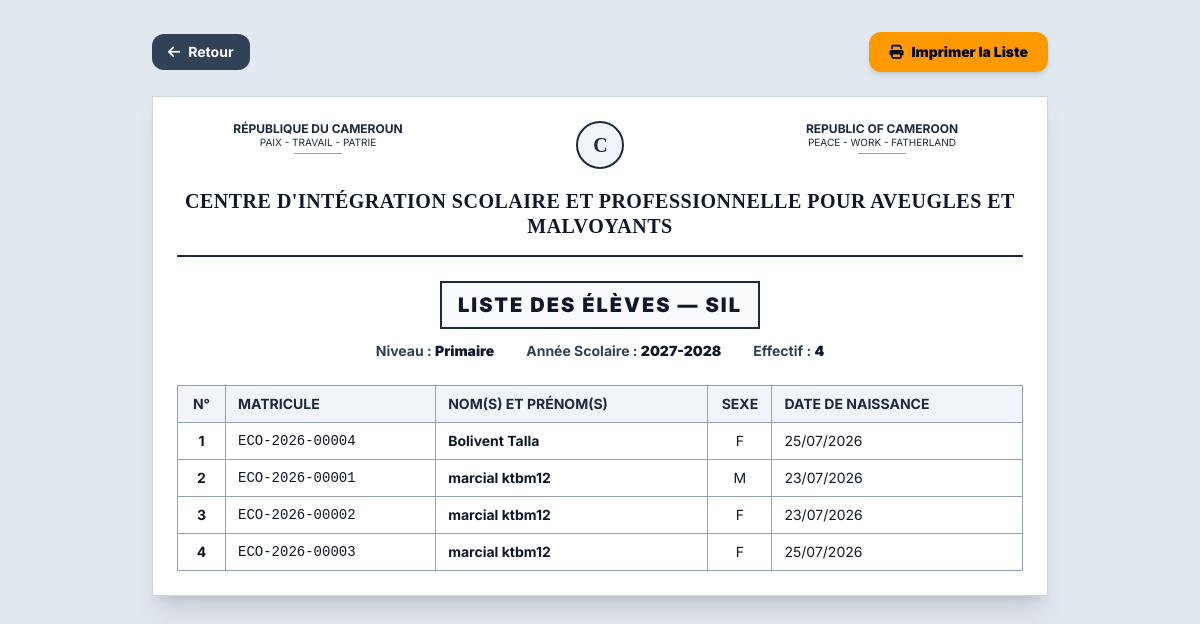
The app's page /classes/etudiants/imprimer/?classe=08fdb174-9fe3-4bf3-906c-f2d7a5fe3fae (signed in) with its own data.
### cispam/users/models.py (models this page shows, shortened)
class AutoSlugMixin:
    slug_source_field = 'name'

class OngBaseModel(models.Model):
    id = models.UUIDField(
        default=uuid.uuid4,
        primary_key=True,
        editable=False,
        unique=True,
        help_text=_("Identifiant UUID unique."),
    )
    created = models.DateTimeField(
        auto_now_add=True,
        db_index=True,
        help_text=_("Date de création."),
    )
    modified = models.DateTimeField(
        auto_now=True,
        help_text=_("Date de dernière modification."),
    )
    is_active = models.BooleanField(
        default=True,
        help_text=_("Indique si l'objet est actif."),
    )
    is_deleted = models.BooleanField(
        default=False,
        db_index=True,
        help_text=_("Suppression logique (soft delete)."),
    )
    metadata = models.JSONField(
        default=dict,
        blank=True,
        help_text=_("Métadonnées additionnelles au format JSON."),
    )
    objects = OngManager()
    all_objects = models.Manager()
    class Meta:
        abstract = True
        ordering = ['-created']

class Classe(AutoSlugMixin, OngBaseModel):
    slug_source_field = 'nom'
    nom = models.CharField(
        max_length=50,
        help_text=_("Nom de la classe, ex: Petite Section, CP, CM2."),
    )
    niveau = models.ForeignKey(
        Niveau,
        on_delete=models.PROTECT,
        related_name='classes',
        help_text=_("Niveau scolaire de la classe."),
    )
    capacite_max = models.PositiveSmallIntegerField(
        default=30,
        help_text=_("Capacité maximale d'élèves dans cette classe."),
    )
    description = models.TextField(
        blank=True,
        help_text=_("Description ou informations complémentaires."),
    )
    slug = models.SlugField(
        max_length=255,
        unique=True,
        blank=True,
        help_text=_("Slug unique de la classe."),
    )
    class Meta:
        verbose_name = _("Classe")
        verbose_name_plural = _("Classes")
        ordering = ['niveau__ordre', 'nom']
        unique_together = ['nom', 'niveau']

class Niveau(AutoSlugMixin, OngBaseModel):
    slug_source_field = 'nom'
    nom = models.CharField(
        max_length=50,
        choices=NiveauScolaireEnum.choices,
        unique=True,
        help_text=_("Nom du niveau scolaire."),
    )
    ordre = models.PositiveSmallIntegerField(
        default=0,
        help_text=_("Ordre d'affichage (1 = Maternelle, 2 = Primaire)."),
    )
    description = models.TextField(
        blank=True,
        help_text=_("Description du niveau."),
    )
    slug = models.SlugField(
        max_length=255,
        unique=True,
        blank=True,
        help_text=_("Slug unique du niveau."),
    )
    class Meta:
        verbose_name = _("Niveau")
        verbose_name_plural = _("Niveaux")
        ordering = ['ordre', 'nom']

class AnneeScolaire(AutoSlugMixin, OngBaseModel):
    slug_source_field = 'libelle'
    libelle = models.CharField(
        max_length=20,
        unique=True,
        help_text=_("Libellé de l'année scolaire, ex: 2025-2026"),
    )
    date_debut = models.DateField(
        help_text=_("Date de début de l'année scolaire."),
    )
    date_fin = models.DateField(
        help_text=_("Date de fin de l'année scolaire."),
    )
    est_active = models.BooleanField(
        default=False,
        db_index=True,
        help_text=_("Indique si c'est l'année scolaire en cours. Une seule active à la fois."),
    )
    slug = models.SlugField(
        max_length=255,
        unique=True,
        blank=True,
        help_text=_("Slug unique de l'année scolaire."),
    )
    class Meta:
        verbose_name = _("Année scolaire")
        verbose_name_plural = _("Années scolaires")
        ordering = ['-date_debut']

class Inscription(AutoSlugMixin, OngBaseModel):
    slug_source_field = 'reference'
    eleve = models.ForeignKey(
        Eleve,
        on_delete=models.PROTECT,
        related_name='inscriptions',
        help_text=_("Élève inscrit."),
    )
    classe = models.ForeignKey(
        Classe,
        on_delete=models.PROTECT,
        related_name='inscriptions',
        help_text=_("Classe d'inscription."),
    )
    annee_scolaire = models.ForeignKey(
        AnneeScolaire,
        on_delete=models.PROTECT,
        related_name='inscriptions',
        help_text=_("Année scolaire de l'inscription."),
    )
    date_inscription = models.DateField(
        auto_now_add=True,
        help_text=_("Date de l'inscription."),
    )
    type_inscription = models.CharField(
        max_length=20,
        choices=TypeInscriptionEnum.choices,
        default=TypeInscriptionEnum.NOUVELLE,
        help_text=_("Type d'inscription."),
    )
    statut = models.CharField(
        max_length=20,
        choices=StatutInscriptionEnum.choices,
        default=StatutInscriptionEnum.EN_COURS,
        help_text=_("Statut actuel de l'inscription."),
    )
    frais_total = models.DecimalField(
        max_digits=12,
        decimal_places=2,
        default=0,
        help_text=_("Montant total des frais de scolarité fixé à l'inscription."),
    )
    remarques = models.TextField(
        blank=True,
        help_text=_("Remarques ou notes sur l'inscription."),
    )
    reference = models.CharField(
        max_length=30,
        unique=True,
        db_index=True,
        blank=True,
        help_text=_("Référence unique de l'inscription, ex: INS-2025-00001."),
    )
    slug = models.SlugField(
        max_length=255,
        unique=True,
        blank=True,
        help_text=_("Slug unique de l'inscription."),
    )
    class Meta:
        verbose_name = _("Inscription")
        verbose_name_plural = _("Inscriptions")
        ordering = ['-date_inscription']
        unique_together = ['eleve', 'annee_scolaire']

class Eleve(AutoSlugMixin, OngBaseModel):
    slug_source_field = 'nom_complet'
    matricule = models.CharField(
        max_length=20,
        unique=True,
        db_index=True,
        help_text=_("Matricule unique de l'élève, ex: ECO-2025-00042."),
    )
    nom = models.CharField(
        max_length=100,
        help_text=_("Nom de famille de l'élève."),
    )
    prenom = models.CharField(
        max_length=100,
        help_text=_("Prénom(s) de l'élève."),
    )
    date_naissance = models.DateField(
        help_text=_("Date de naissance de l'élève."),
    )
    sexe = models.CharField(
        max_length=1,
        choices=SexeEnum.choices,
        help_text=_("Sexe de l'élève."),
    )
    lieu_naissance = models.CharField(
        max_length=100,
        blank=True,
        help_text=_("Lieu de naissance."),
    )
    nationalite = models.CharField(
        max_length=50,
        default="Ivoirienne",
        blank=True,
        help_text=_("Nationalité de l'élève."),
    )
    photo = models.ImageField(
        upload_to=eleve_photo_path,
        blank=True,
        null=True,
        help_text=_("Photo d'identité de l'élève."),
    )
    adresse = models.TextField(
        blank=True,
        help_text=_("Adresse de résidence de l'élève."),
    )
    date_premiere_inscription = models.DateField(
        auto_now_add=True,
        help_text=_("Date de la première inscription dans l'établissement."),
    )
    slug = models.SlugField(
        max_length=255,
        unique=True,
        blank=True,
        help_text=_("Slug unique de l'élève."),
    )
    class Meta:
        verbose_name = _("Élève")
        verbose_name_plural = _("Élèves")
        ordering = ['nom', 'prenom']
    @property
    def nom_complet(self):
        return f"{self.prenom} {self.nom}"

### cispam/users/views.py (the view)
class EtudiantsParClassePrintView(LoginRequiredMixin, TemplateView):
    template_name = "classes/print_etudiants.html"
    def get_context_data(self, **kwargs):
        context = super().get_context_data(**kwargs)
        from cispam.users.models import AnneeScolaire, Classe, Inscription, StatutInscriptionEnum
        from django.db.models import Prefetch
        try:
            annee_active = AnneeScolaire.objects.get(est_active=True)
        except AnneeScolaire.DoesNotExist:
            annee_active = None
        classe_id = self.request.GET.get('classe')
        if classe_id:
            classes = Classe.objects.filter(pk=classe_id, is_deleted=False).order_by('niveau__ordre', 'nom')
        else:
            classes = Classe.objects.filter(is_deleted=False).order_by('niveau__ordre', 'nom')
        if annee_active:
            inscriptions_prefetch = Prefetch(
                'inscriptions',
                queryset=Inscription.objects.filter(
                    annee_scolaire=annee_active,
                    is_deleted=False,
                    statut=StatutInscriptionEnum.EN_COURS
                ).select_related('eleve').order_by('eleve__nom', 'eleve__prenom'),
                to_attr='inscriptions_actives'
            )
            classes = classes.prefetch_related(inscriptions_prefetch)
        context['classes'] = classes
        context['annee_active'] = annee_active
        return context

### cispam/users/context_processors.py (called while the page is built)
def allauth_settings(request):
    return {
        "ACCOUNT_ALLOW_REGISTRATION": settings.ACCOUNT_ALLOW_REGISTRATION,
    }

### cispam/users/models.py (called while the page is built)
    def get_queryset(self):
        return super().get_queryset().filter(is_deleted=False)

### cispam/templates/classes/print_etudiants.html (shortened to what this page needs)
{% extends "base.html" %}
{% load static i18n %}
{% block body %}
<div class="min-h-screen bg-slate-200 py-8 px-4 font-sans antialiased text-slate-900">
  <div class="max-w-4xl mx-auto mb-6 flex items-center justify-between no-print">
    <a href="javascript:history.back()" class="px-4 py-2 bg-slate-700 hover:bg-slate-800 text-white rounded-xl text-sm font-bold transition flex items-center gap-2">
      <i class="fas fa-arrow-left"></i>
      <span>Retour</span>
    </a>
    <div class="flex items-center gap-3">
      <button onclick="window.print()"
        class="px-5 py-2.5 bg-amber-500 hover:bg-amber-600 text-slate-950 rounded-xl text-sm font-black transition shadow-md flex items-center gap-2 cursor-pointer">
        <i class="fas fa-print"></i>
        <span>Imprimer la Liste</span>
      </button>
    </div>
  </div>
  <div class="max-w-4xl mx-auto space-y-8">
    {% for classe in classes %}
      <div class="bg-white shadow-xl border border-slate-300 p-6 md:p-8 {% if not forloop.last %}page-break{% endif %}">
        <div class="border-b-2 border-slate-800 pb-4 mb-6">
          <div class="flex justify-between items-start text-xs font-bold text-slate-800 uppercase text-center leading-tight">
            <div class="w-1/3">
              <p>RÉPUBLIQUE DU CAMEROUN</p>
              <p class="font-normal text-[10px]">Paix - Travail - Patrie</p>
              <div class="mt-1 border-b border-slate-400 w-12 mx-auto"></div>
            </div>
            <div class="w-1/3 flex flex-col items-center">
              <div class="w-12 h-12 bg-slate-100 border-2 border-slate-800 rounded-full flex items-center justify-center mb-1">
                <span class="text-xl font-serif font-black tracking-tighter">C</span>
              </div>
            </div>
            <div class="w-1/3">
              <p>REPUBLIC OF CAMEROON</p>
              <p class="font-normal text-[10px]">Peace - Work - Fatherland</p>
              <div class="mt-1 border-b border-slate-400 w-12 mx-auto"></div>
            </div>
          </div>
          <div class="text-center mt-4">
            <h1 class="text-lg md:text-xl font-black font-serif uppercase tracking-wide text-slate-900 leading-tight">
              Centre d'Intégration Scolaire et Professionnelle pour Aveugles et Malvoyants
            </h1>
          </div>
        </div>
        <div class="text-center mb-6">
          <h2 class="text-xl font-black uppercase tracking-widest border-2 border-slate-800 px-4 py-2 bg-slate-50 inline-block">
            Liste des Élèves — {{ classe.nom }}
          </h2>
          <div class="flex justify-center gap-8 mt-3 text-sm font-bold text-slate-700">
            <span>Niveau : <span class="font-black text-slate-900">{{ classe.niveau.get_nom_display }}</span></span>
            <span>Année Scolaire : <span class="font-black text-slate-900">{{ annee_active.libelle|default:"Non définie" }}</span></span>
            <span>Effectif : <span class="font-black text-slate-900">{{ classe.inscriptions_actives|length }}</span></span>
          </div>
        </div>
        {% if classe.inscriptions_actives %}
        <table class="w-full text-left text-xs md:text-sm border-collapse border border-slate-400">
          <thead class="bg-slate-100 font-bold text-slate-800 uppercase">
            <tr>
              <th class="py-2 px-3 border border-slate-400 w-12 text-center">N°</th>
              <th class="py-2 px-3 border border-slate-400">Matricule</th>
              <th class="py-2 px-3 border border-slate-400">Nom(s) et Prénom(s)</th>
              <th class="py-2 px-3 border border-slate-400 w-16 text-center">Sexe</th>
              <th class="py-2 px-3 border border-slate-400">Date de Naissance</th>
            </tr>
          </thead>
          <tbody class="divide-y divide-slate-300">
            {% for inscription in classe.inscriptions_actives %}
            <tr>
              <td class="py-2 px-3 border border-slate-400 text-center font-bold">{{ forloop.counter }}</td>
              <td class="py-2 px-3 border border-slate-400 font-mono">{{ inscription.eleve.matricule }}</td>
              <td class="py-2 px-3 border border-slate-400 font-bold">{{ inscription.eleve.nom_complet }}</td>
              <td class="py-2 px-3 border border-slate-400 text-center">{{ inscription.eleve.sexe }}</td>
              <td class="py-2 px-3 border border-slate-400">{{ inscription.eleve.date_naissance|date:"d/m/Y" }}</td>
            </tr>
            {% endfor %}
          </tbody>
        </table>
        {% else %}
        <div class="text-center py-8 text-slate-500 font-medium italic border border-slate-300 border-dashed">
          Aucun élève inscrit dans cette classe pour l'année en cours.
        </div>
        {% endif %}
      </div>
    {% empty %}
      <div class="bg-white shadow-xl border border-slate-300 p-8 text-center text-slate-500 font-bold">
        Aucune classe trouvée.
      </div>
    {% endfor %}
  </div>
</div>
{% endblock body %}

### records on screen
Classe: nom "SIL", niveau.nom "Primaire", inscriptions_actives|length "4"
AnneeScolaire: libelle "2027-2028"
Inscription: eleve.matricule "ECO-2026-00004", eleve.nom_complet "Bolivent Talla", eleve.sexe "F", eleve.date_naissance "25/07/2026"
Inscription: eleve.matricule "ECO-2026-00001", eleve.nom_complet "marcial ktbm12", eleve.sexe "M", eleve.date_naissance "23/07/2026"
Inscription: eleve.matricule "ECO-2026-00002", eleve.nom_complet "marcial ktbm12", eleve.sexe "F", eleve.date_naissance "23/07/2026"
Inscription: eleve.matricule "ECO-2026-00003", eleve.nom_complet "marcial ktbm12", eleve.sexe "F", eleve.date_naissance "25/07/2026"
